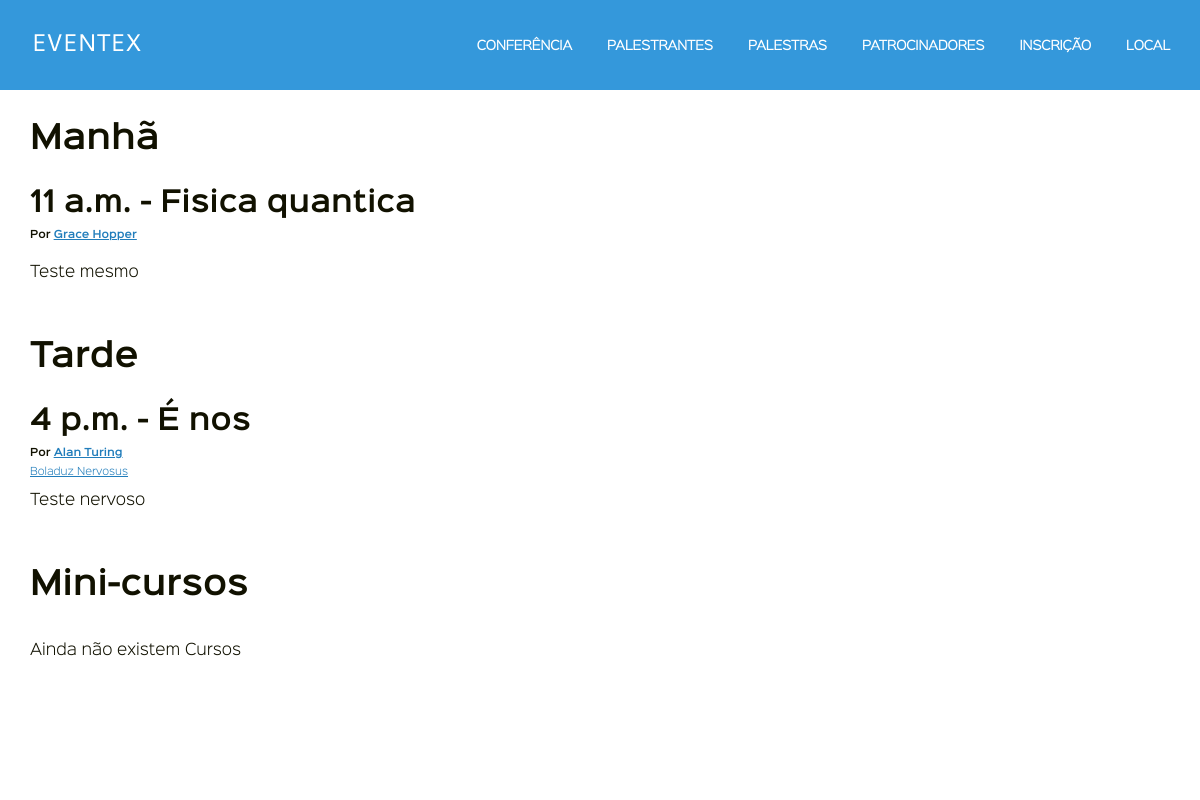
The app's page /palestrantes/, older data.
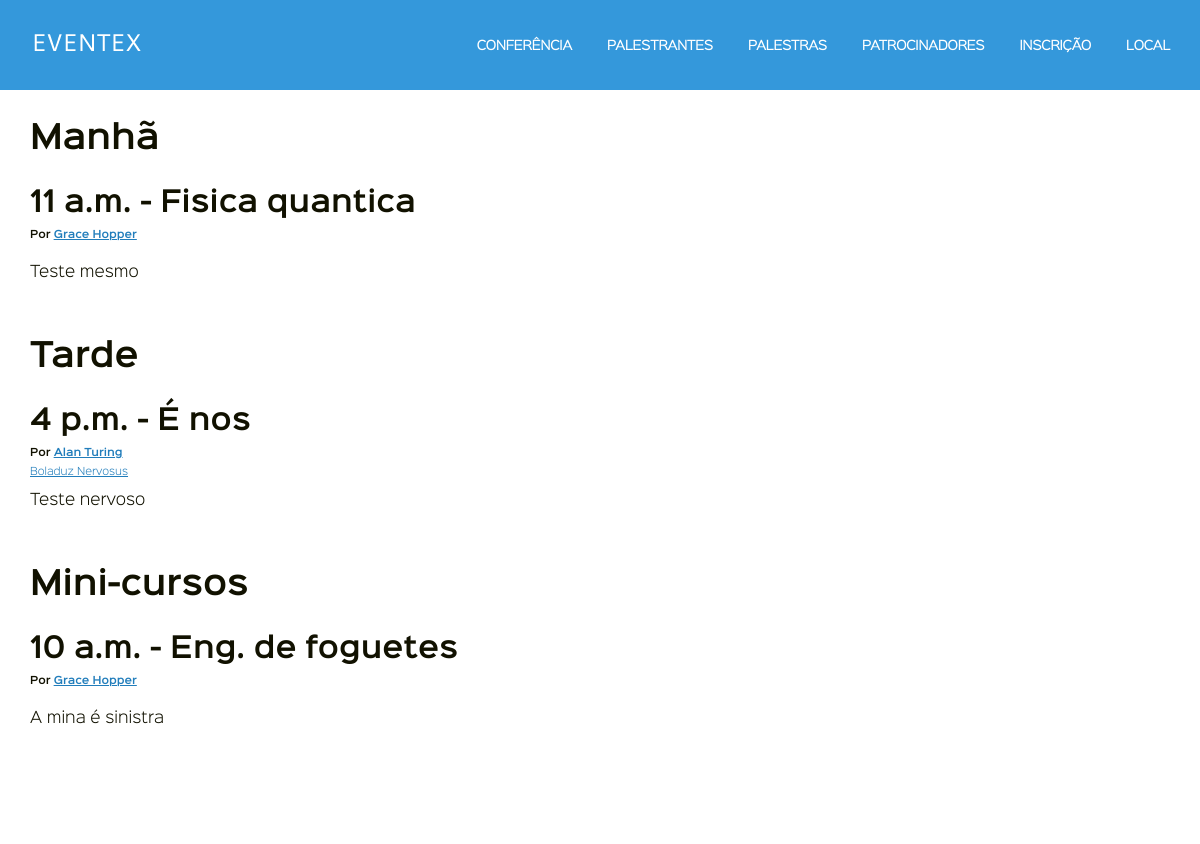
The same page, newer data.
### eventex/nucleo/models.py (models this page shows, shortened)
class Activity(models.Model):
    speakers = models.ManyToManyField('Speaker', verbose_name='palestrantes', blank=True)
    title = models.CharField('nome', max_length=200)
    start = models.TimeField('inicio', blank=True, null=True)
    description = models.TextField('descrição', blank=True)
    objects = PeriodManager()
    class Meta:
        abstract = True
        verbose_name = 'palestra'
        verbose_name_plural = 'palestras'

class Talk(Activity):
    pass

class Speaker(models.Model):
    name = models.CharField('nome', max_length=255)
    slug = models.SlugField('slug')
    website = models.URLField('website', blank=True)
    photo = models.URLField('foto')
    description = models.TextField('descrição', blank=True)
    class Meta:
        verbose_name = 'palestrante'
        verbose_name_plural = 'palestrantes'

class Course(Activity):
    slots = models.IntegerField()
    objects = PeriodManager()
    class Meta:
        verbose_name = 'curso'
        verbose_name_plural = 'cursos'

### eventex/nucleo/views.py (the view)
# urls.py: path('palestrantes/', talk_list, name='talk_list'),
def talk_list(request):
    speaker = Speaker(name='Henrique Bastos', slug='henrique-bastos')
    courses = [
        dict(title='Título do Curso',
             start='09:00',
             description='Descrição do curso.',
             speaker={'all': [speaker]})
    ]
    context = {
        'morning_talks': Talk.objects.at_morning(),
        'afternoon_talks': Talk.objects.at_afternoon(),
        'courses': Course.objects.all()
    }
    return render(request, 'nucleo/talk_list.html', context)

### eventex/nucleo/managers.py (called while the page is built)
    def at_morning(self):
        return self.filter(start__lt=self.MIDDAY)

    def at_afternoon(self):
        return self.filter(start__gte=self.MIDDAY)

### eventex/nucleo/templates/nucleo/talk_list.html
{% extends 'base.html' %}
{% block content %}
    <section>
        <div class="talks content row padding-bottom-3 desktop-12 container">
            <h2>Manhã</h2>
            {% for talk in morning_talks %}
                {% include 'nucleo/talk_list_snippet.html' with talk=talk only %}
            {% empty %}
                <p>Ainda não existem palestras de manhã.</p>
            {% endfor %}
            <h2>Tarde</h2>
            {% for talk in afternoon_talks %}
                {% include 'nucleo/talk_list_snippet.html' with talk=talk only %}
            {% empty %}
                <p>Ainda não existem palestras de tarde.</p>
            {% endfor %}
            <h2>Mini-cursos</h2>
             {% for course in courses %}
                {% include 'nucleo/talk_list_snippet.html' with talk=course only %}
            {% empty %}
                <p>Ainda não existem Cursos</p>
            {% endfor %}
        </div>
    </section>
{% endblock content %}

### eventex/nucleo/templates/nucleo/talk_list_snippet.html
<h3>{{ talk.start }} - {{ talk.title }}</h3>
<h4>Por
    {% for speaker in talk.speakers.all %}
        <a href="{{ spearker.get_absolute_url }}">{{ speaker.name }}</a></h4>
    {% endfor %}
<p>{{ talk.description }}</p>

Row changes from the older to the newer data that the page shows:
added Course: start "10 a.m.", title "Eng. de foguetes", description "A mina é sinistra", Speaker (name "Grace Hopper")
Text that changed along with them:
text no longer shown: "Ainda não existem Cursos"
